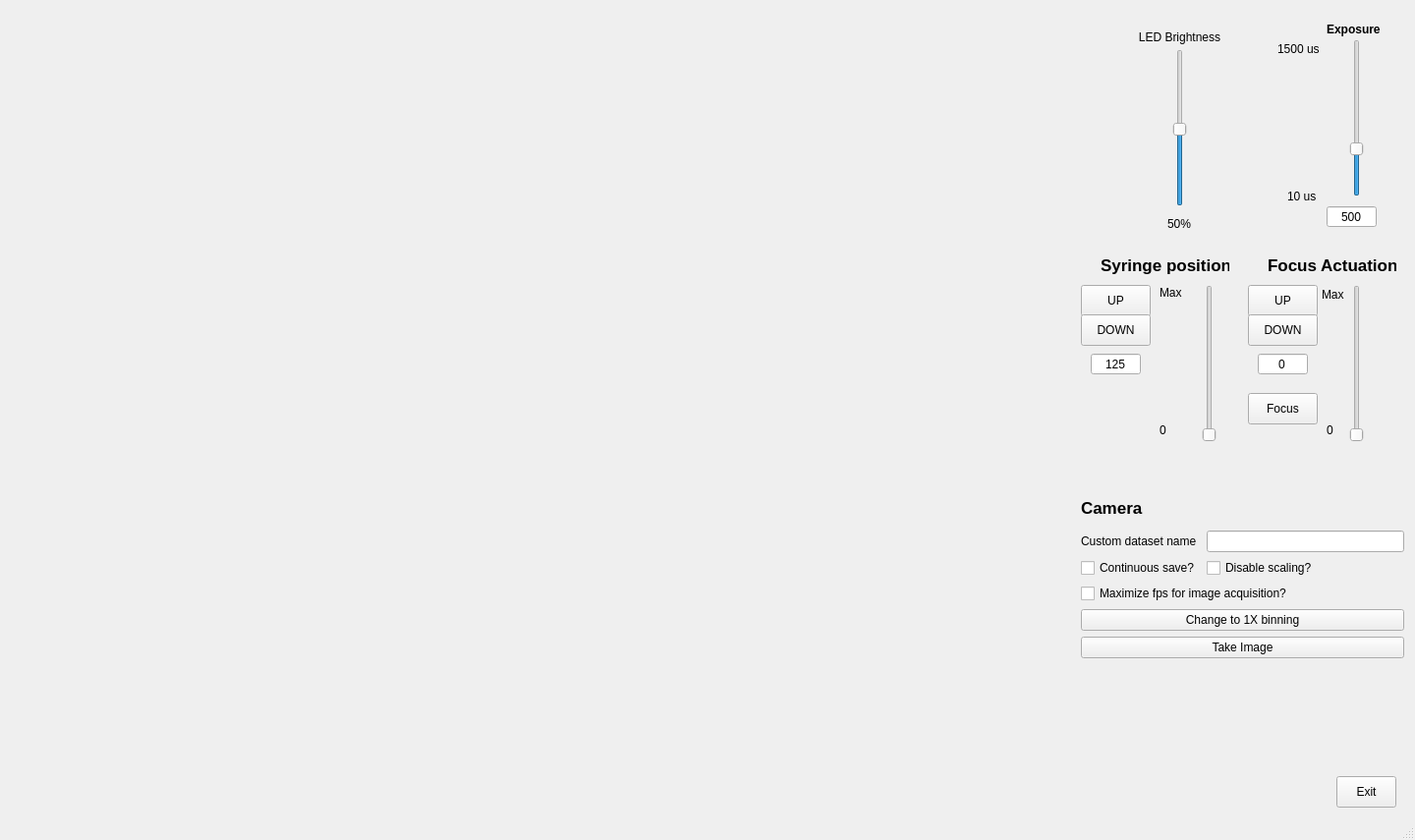
<?xml version="1.0" encoding="UTF-8"?>
<ui version="4.0">
 <class>MainWindow</class>
 <widget class="QMainWindow" name="MainWindow">
  <property name="geometry">
   <rect>
    <x>0</x>
    <y>0</y>
    <width>1440</width>
    <height>855</height>
   </rect>
  </property>
  <property name="windowTitle">
   <string>MainWindow</string>
  </property>
  <widget class="QWidget" name="centralwidget">
   <widget class="QLabel" name="lblImage">
    <property name="geometry">
     <rect>
      <x>10</x>
      <y>30</y>
      <width>1040</width>
      <height>780</height>
     </rect>
    </property>
    <property name="text">
     <string/>
    </property>
   </widget>
   <widget class="QLabel" name="lblExposure">
    <property name="geometry">
     <rect>
      <x>1350</x>
      <y>20</y>
      <width>81</width>
      <height>20</height>
     </rect>
    </property>
    <property name="font">
     <font>
      <weight>75</weight>
      <bold>true</bold>
     </font>
    </property>
    <property name="text">
     <string>Exposure</string>
    </property>
   </widget>
   <widget class="QSlider" name="vsExposure">
    <property name="enabled">
     <bool>true</bool>
    </property>
    <property name="geometry">
     <rect>
      <x>1370</x>
      <y>40</y>
      <width>22</width>
      <height>160</height>
     </rect>
    </property>
    <property name="minimum">
     <number>100</number>
    </property>
    <property name="maximum">
     <number>1500</number>
    </property>
    <property name="singleStep">
     <number>10</number>
    </property>
    <property name="value">
     <number>500</number>
    </property>
    <property name="sliderPosition">
     <number>500</number>
    </property>
    <property name="orientation">
     <enum>Qt::Vertical</enum>
    </property>
   </widget>
   <widget class="QPushButton" name="btnFlowUp">
    <property name="geometry">
     <rect>
      <x>1100</x>
      <y>290</y>
      <width>71</width>
      <height>32</height>
     </rect>
    </property>
    <property name="text">
     <string>UP</string>
    </property>
   </widget>
   <widget class="QLabel" name="lblFlowTitle">
    <property name="geometry">
     <rect>
      <x>1120</x>
      <y>260</y>
      <width>131</width>
      <height>20</height>
     </rect>
    </property>
    <property name="font">
     <font>
      <pointsize>13</pointsize>
      <weight>75</weight>
      <bold>true</bold>
     </font>
    </property>
    <property name="text">
     <string>Syringe position</string>
    </property>
   </widget>
   <widget class="QPushButton" name="btnFlowDown">
    <property name="geometry">
     <rect>
      <x>1100</x>
      <y>320</y>
      <width>71</width>
      <height>32</height>
     </rect>
    </property>
    <property name="text">
     <string>DOWN</string>
    </property>
   </widget>
   <widget class="QLineEdit" name="txtBoxExposure">
    <property name="geometry">
     <rect>
      <x>1350</x>
      <y>210</y>
      <width>51</width>
      <height>21</height>
     </rect>
    </property>
    <property name="text">
     <string>500</string>
    </property>
    <property name="maxLength">
     <number>5</number>
    </property>
    <property name="alignment">
     <set>Qt::AlignCenter</set>
    </property>
   </widget>
   <widget class="QLabel" name="lblMinExposure">
    <property name="geometry">
     <rect>
      <x>1310</x>
      <y>190</y>
      <width>51</width>
      <height>20</height>
     </rect>
    </property>
    <property name="text">
     <string>10 us</string>
    </property>
   </widget>
   <widget class="QLabel" name="lblMaxExposure">
    <property name="geometry">
     <rect>
      <x>1300</x>
      <y>40</y>
      <width>71</width>
      <height>20</height>
     </rect>
    </property>
    <property name="text">
     <string>1500 us</string>
    </property>
   </widget>
   <widget class="QLineEdit" name="txtBoxFlow">
    <property name="geometry">
     <rect>
      <x>1110</x>
      <y>360</y>
      <width>51</width>
      <height>21</height>
     </rect>
    </property>
    <property name="text">
     <string>125</string>
    </property>
    <property name="maxLength">
     <number>5</number>
    </property>
    <property name="alignment">
     <set>Qt::AlignCenter</set>
    </property>
   </widget>
   <widget class="QSlider" name="vsFlow">
    <property name="geometry">
     <rect>
      <x>1220</x>
      <y>290</y>
      <width>22</width>
      <height>160</height>
     </rect>
    </property>
    <property name="minimum">
     <number>100</number>
    </property>
    <property name="maximum">
     <number>1500</number>
    </property>
    <property name="singleStep">
     <number>10</number>
    </property>
    <property name="value">
     <number>100</number>
    </property>
    <property name="sliderPosition">
     <number>100</number>
    </property>
    <property name="orientation">
     <enum>Qt::Vertical</enum>
    </property>
   </widget>
   <widget class="QLabel" name="lblMinFlow">
    <property name="geometry">
     <rect>
      <x>1180</x>
      <y>430</y>
      <width>41</width>
      <height>16</height>
     </rect>
    </property>
    <property name="text">
     <string>0</string>
    </property>
   </widget>
   <widget class="QLabel" name="lblMaxFlow">
    <property name="geometry">
     <rect>
      <x>1180</x>
      <y>290</y>
      <width>41</width>
      <height>16</height>
     </rect>
    </property>
    <property name="text">
     <string>Max</string>
    </property>
   </widget>
   <widget class="QLabel" name="lblFocusTitle">
    <property name="geometry">
     <rect>
      <x>1290</x>
      <y>260</y>
      <width>131</width>
      <height>20</height>
     </rect>
    </property>
    <property name="font">
     <font>
      <pointsize>13</pointsize>
      <weight>75</weight>
      <bold>true</bold>
     </font>
    </property>
    <property name="text">
     <string>Focus Actuation</string>
    </property>
   </widget>
   <widget class="QPushButton" name="btnFocusUp">
    <property name="geometry">
     <rect>
      <x>1270</x>
      <y>290</y>
      <width>71</width>
      <height>32</height>
     </rect>
    </property>
    <property name="text">
     <string>UP</string>
    </property>
   </widget>
   <widget class="QPushButton" name="btnFocusDown">
    <property name="geometry">
     <rect>
      <x>1270</x>
      <y>320</y>
      <width>71</width>
      <height>32</height>
     </rect>
    </property>
    <property name="text">
     <string>DOWN</string>
    </property>
   </widget>
   <widget class="QSlider" name="vsFocus">
    <property name="geometry">
     <rect>
      <x>1370</x>
      <y>290</y>
      <width>22</width>
      <height>160</height>
     </rect>
    </property>
    <property name="minimum">
     <number>0</number>
    </property>
    <property name="maximum">
     <number>1500</number>
    </property>
    <property name="singleStep">
     <number>10</number>
    </property>
    <property name="value">
     <number>0</number>
    </property>
    <property name="sliderPosition">
     <number>0</number>
    </property>
    <property name="orientation">
     <enum>Qt::Vertical</enum>
    </property>
   </widget>
   <widget class="QLabel" name="lblFocusMin">
    <property name="geometry">
     <rect>
      <x>1350</x>
      <y>430</y>
      <width>21</width>
      <height>16</height>
     </rect>
    </property>
    <property name="text">
     <string>0</string>
    </property>
   </widget>
   <widget class="QLineEdit" name="txtBoxFocus">
    <property name="geometry">
     <rect>
      <x>1280</x>
      <y>360</y>
      <width>51</width>
      <height>21</height>
     </rect>
    </property>
    <property name="text">
     <string>0</string>
    </property>
    <property name="maxLength">
     <number>5</number>
    </property>
    <property name="alignment">
     <set>Qt::AlignCenter</set>
    </property>
   </widget>
   <widget class="QLabel" name="lblFocusMax">
    <property name="geometry">
     <rect>
      <x>1345</x>
      <y>290</y>
      <width>31</width>
      <height>20</height>
     </rect>
    </property>
    <property name="text">
     <string>Max</string>
    </property>
   </widget>
   <widget class="QPushButton" name="btnExit">
    <property name="geometry">
     <rect>
      <x>1360</x>
      <y>790</y>
      <width>61</width>
      <height>32</height>
     </rect>
    </property>
    <property name="text">
     <string>Exit</string>
    </property>
   </widget>
   <widget class="QWidget" name="gridLayoutWidget">
    <property name="geometry">
     <rect>
      <x>1100</x>
      <y>500</y>
      <width>329</width>
      <height>170</height>
     </rect>
    </property>
    <layout class="QGridLayout" name="grdCameraOptions">
     <item row="5" column="0" colspan="2">
      <widget class="QPushButton" name="btnSnap">
       <property name="toolTip">
        <string>Take a single image (or continuously record if the checkbox is checked)</string>
       </property>
       <property name="text">
        <string>Take Image</string>
       </property>
      </widget>
     </item>
     <item row="4" column="0" colspan="2">
      <widget class="QPushButton" name="btnChangeBinning">
       <property name="toolTip">
        <string>Switch the pixel binning mode of the camera</string>
       </property>
       <property name="text">
        <string>Change to 1X binning</string>
       </property>
      </widget>
     </item>
     <item row="2" column="1">
      <widget class="QCheckBox" name="chkBoxScaling">
       <property name="toolTip">
        <string>The image will be shown at its native resolution. This improves FPS.</string>
       </property>
       <property name="text">
        <string>Disable scaling?</string>
       </property>
      </widget>
     </item>
     <item row="1" column="1">
      <widget class="QLineEdit" name="txtBoxCustomFilename"/>
     </item>
     <item row="2" column="0">
      <widget class="QCheckBox" name="chkBoxRecord">
       <property name="toolTip">
        <string>Check to enable continuous recording of images</string>
       </property>
       <property name="text">
        <string>Continuous save?</string>
       </property>
      </widget>
     </item>
     <item row="1" column="0">
      <widget class="QLabel" name="label">
       <property name="text">
        <string>Custom dataset name</string>
       </property>
      </widget>
     </item>
     <item row="0" column="0" colspan="2">
      <widget class="QLabel" name="lblCameraTitle">
       <property name="font">
        <font>
         <pointsize>13</pointsize>
         <weight>75</weight>
         <bold>true</bold>
        </font>
       </property>
       <property name="text">
        <string>Camera</string>
       </property>
      </widget>
     </item>
     <item row="3" column="0" colspan="2">
      <widget class="QCheckBox" name="chkBoxMaxFPS">
       <property name="toolTip">
        <string>Check to disable live view, image scaling. The program will write to disk as fast as it can.</string>
       </property>
       <property name="text">
        <string>Maximize fps for image acquisition?</string>
       </property>
      </widget>
     </item>
    </layout>
   </widget>
   <widget class="QSlider" name="vsLED">
    <property name="enabled">
     <bool>true</bool>
    </property>
    <property name="geometry">
     <rect>
      <x>1190</x>
      <y>50</y>
      <width>22</width>
      <height>160</height>
     </rect>
    </property>
    <property name="minimum">
     <number>0</number>
    </property>
    <property name="maximum">
     <number>100</number>
    </property>
    <property name="singleStep">
     <number>1</number>
    </property>
    <property name="value">
     <number>49</number>
    </property>
    <property name="sliderPosition">
     <number>49</number>
    </property>
    <property name="orientation">
     <enum>Qt::Vertical</enum>
    </property>
   </widget>
   <widget class="QLabel" name="lblLED">
    <property name="geometry">
     <rect>
      <x>1170</x>
      <y>220</y>
      <width>60</width>
      <height>16</height>
     </rect>
    </property>
    <property name="text">
     <string>50%</string>
    </property>
    <property name="alignment">
     <set>Qt::AlignCenter</set>
    </property>
   </widget>
   <widget class="QLabel" name="lblLEDTitle">
    <property name="geometry">
     <rect>
      <x>1140</x>
      <y>30</y>
      <width>121</width>
      <height>16</height>
     </rect>
    </property>
    <property name="text">
     <string>LED Brightness</string>
    </property>
    <property name="alignment">
     <set>Qt::AlignCenter</set>
    </property>
   </widget>
   <widget class="QPushButton" name="btnZStack">
    <property name="geometry">
     <rect>
      <x>1270</x>
      <y>400</y>
      <width>71</width>
      <height>32</height>
     </rect>
    </property>
    <property name="text">
     <string>Focus</string>
    </property>
   </widget>
  </widget>
  <widget class="QStatusBar" name="statusbar"/>
 </widget>
 <resources/>
 <connections/>
</ui>
